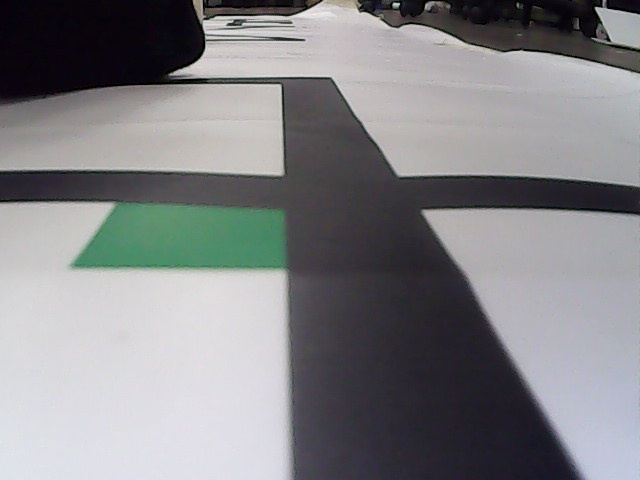
#> input picture deprecated_pi_stuff/random images/hsvcalibimage.jpg, 640 x 480 px, found by its file name
$ python testgs_collapse.py
#> lines starting #> are read from the running program, lines starting #| are printed output that depends on the picture; after the words box and inside, x2 and y2 are one past the last pixel; in counts of white or black regions, pixels touching at a corner belong together
import cv2
from MultiThread import WebcamStream
import numpy as np
import enum
# import time

height = 480

# [8 lines of commented-out code are left out]

u_black = 70

l_green = np.array([30, 90, 60], np.uint8)
u_green = np.array([85, 255, 255], np.uint8)


class Task(enum.Enum):
    EMPTY = 0
    LEFT_GREEN = 1
    RIGHT_GREEN = 2
    DOUBLE_GREEN = 3

curr = Task.EMPTY

# #* The following should be inside the loop

# frame_org = cv2.imread("hsvcalibimage.jpg")
# # frame_org = frame_org[crop_h:height, :]
# frame_bw = cv2.cvtColor(frame_org, cv2.COLOR_BGR2GRAY)
# frame_hsv = cv2.cvtColor(frame_org, cv2.COLOR_BGR2HSV)
# # cv2.imshow("frame_hsv", frame_hsv)

# #~ Presence of green square?
# green_mask = cv2.inRange(frame_hsv, l_green, u_green)
# frame_black = cv2.inRange(frame_bw, 0, u_black) - green_mask
# green_mask = green_mask[g_roi_lh:, :]
# green_sum = np.sum(green_mask)
# cv2.imshow("green mask", green_mask)


# if green_sum > green_minarea:

#     #~ Find x position of green
#     green_col = np.amax(green_mask, axis=0)
#     g_indices_h = np.where(green_col == 255)
#     gs_left = g_indices_h[0][0]
#     gs_right = g_indices_h[0][-1]
#     gs_centre = (gs_left + gs_right)/2

#     #~ Test if below or above line (SS)
#     green_row = np.amax(green_mask, axis=1)
#     g_indices_v = np.where(green_row == 255)
#     gs_top = g_indices_v[0][0]+g_roi_lh
#     # g_bot = g_indices_v[0][-1]
#     #^ another solution is skip these steps and input a fixed area
#     blackarea_abovegs = frame_black[gs_top-gs_b_sampleh-gs_b_sampleoffset:gs_top-gs_b_sampleoffset, gs_left:gs_right]
#     gs_blackpct = np.sum(blackarea_abovegs) / 255 / gs_b_sampleh / (gs_right-gs_left)
#     print("percatnage of black:", gs_blackpct)
#     cv2.imshow("black area above green square", blackarea_abovegs)

#     #~ GREEN SQUARE FOUND
#     if gs_blackpct > gs_minblackpct:

#         #~ Find x position of black
#         # black_leftofgs = frame_black[g_roi_lh:, :gs_left]
#         # black_rightofgs = frame_black[g_roi_lh:, gs_right:]
#         # black_leftsum = np.sum(black_leftofgs)
#         # black_rightsum = np.sum(black_rightofgs)

#         #~ Find x position of black (moments method)
#         black_besidegs = frame_black[g_roi_b_lh:, :]
#         cv2.imshow("black beside gs", black_besidegs)
#         blackM = cv2.moments(black_besidegs)
#         cx_black = int(blackM["m10"]/blackM["m00"]) if np.sum(black_besidegs) else 0 #theoretically divide by zero error should never happen
#         print(cx_black, gs_centre)

#         # print(black_leftsum, black_rightsum)

#         # #~ Identify type of green square
#         # if black_leftsum > 3000000 and black_rightsum > 3000000:
#         #     curr = Task.DOUBLE_GREEN
#         # elif black_leftsum > 3000000:
#         #     curr = Task.RIGHT_GREEN
#         # elif black_rightsum > 3000000:
#         #     curr = Task.LEFT_GREEN

#         #     #! NOT USED, MOMENTS LOGIC IS BEING USED


#         # #~ Identify type of green square (moments method)
#         if cx_black > gs_left and cx_black < gs_right and green_sum > 2*green_minarea:
#             curr = Task.DOUBLE_GREEN
#         elif cx_black > gs_centre:
#             curr = Task.LEFT_GREEN
#         elif cx_black < gs_centre:
#             curr = Task.RIGHT_GREEN
#         else:
#             print("hms")

#         cv2.imshow("green", frame_org[:, gs_left:gs_right])
#         # cv2.imshow("green", frame_hsv[g_top:g_bot, g_left:g_right])

# cv2.waitKey()

# print("task", curr)


#* TAKEN FROM PI LINETRACK

gs_roi_h = 400 #the crop height for gs #! increase after tuning
gs_bksampleoffset = 10 #offset sample above green squares
gs_bksampleh = 50
gs_minbkpct = 0.35 #! to be tuned
gs_minarea = 1000000 #? consider making this scaled by pixels (/255)

frame_org = cv2.imread("hsvcalibimage.jpg")
#> frame_org is the input picture: shape (480, 640, 3); mean B, G, R 134.9, 132, 131.8
frame_gray = cv2.cvtColor(frame_org, cv2.COLOR_BGR2GRAY)
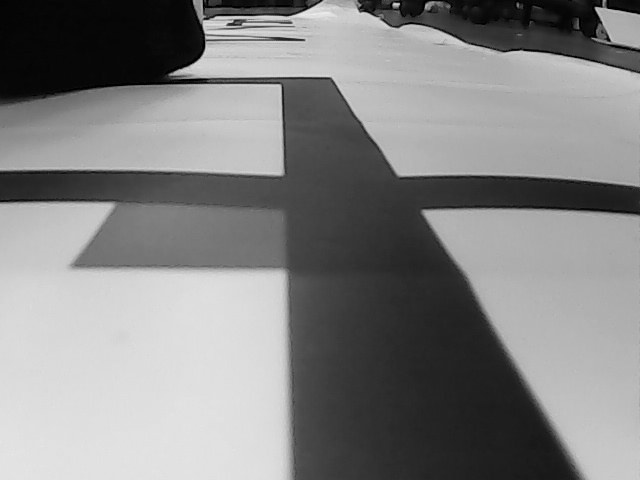
#> frame_gray: shape (480, 640); min 0, max 240, mean 132.3
frame_hsv = cv2.cvtColor(frame_org, cv2.COLOR_BGR2HSV)
#> frame_hsv: shape (480, 640, 3); mean H, S, V 108, 30.9, 137.7

mask_green = cv2.inRange(frame_hsv, l_green, u_green)
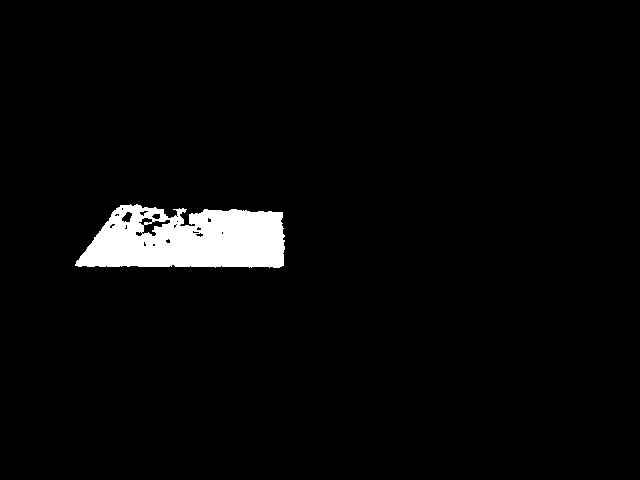
#> mask_green: shape (480, 640); 3.3% white; 1 white region, box (x1, y1, x2, y2) and area: (75, 204, 285, 268) 10215
mask_gs = mask_green[gs_roi_h:, :]
#> mask_gs: shape (80, 640); every value is 0
gs_sum = np.sum(mask_gs)
#> gs_sum = 0
# print(gs_sum) #& debug green min area

mask_black = cv2.inRange(frame_gray, 0, u_black) - mask_green
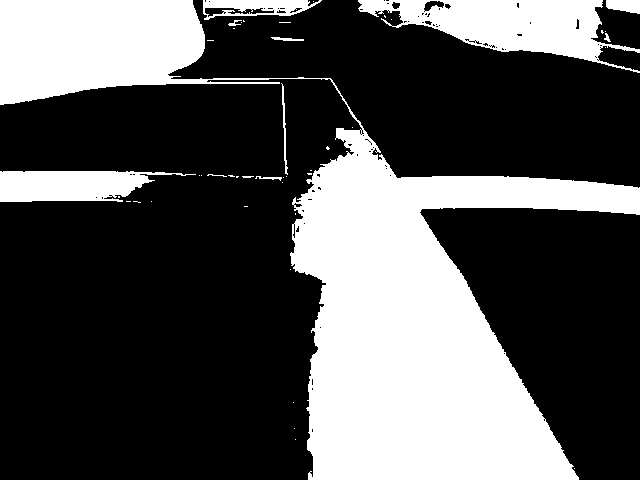
#> mask_black: shape (480, 640); min 0, max 255, mean 82.1
# cv2.imshow('black frame', black_mask) #& debug black mask

if gs_sum > gs_minarea:

    #~ Find x positions of green
    green_col = np.amax(mask_gs, axis=0)
    g_indices_h = np.where(green_col==255) #h for horiontal
    gs_left = g_indices_h[0][0]
    gs_right = g_indices_h[0][-1]
    # cv2.imshow("Green bounding box", frame_org[:, gs_left:gs_right]) #& debug green bounds

    #~ Find y position of green (Can cut processing time here by putting fixed constant instead)
    green_row = np.amax(mask_gs, axis=1)
    g_indices_v = np.where(green_row==255) #v for vertical
    gs_top = g_indices_v[0][0] + gs_roi_h

    #~ Test if below or above line
    gs_bkabove = mask_black[gs_top - gs_bksampleoffset - gs_bksampleh : gs_top - gs_bksampleoffset, gs_left : gs_right]
    gs_bkpct = np.sum(gs_bkabove) / 255 / gs_bksampleh / (gs_right - gs_left)
    print("Percentage of black above green:", gs_bkpct) #& debug green's black
    cv2.imshow("black area above green square", gs_bkabove)
    cv2.imshow("black area above green in orig frame", frame_org[gs_top - gs_bksampleoffset - gs_bksampleh : gs_top - gs_bksampleoffset, gs_left : gs_right])

    #~ GREEM SQUARE FOUND
    if gs_bkpct > gs_minbkpct:

        #~ Find x position of green
        gs_centre = (gs_left + gs_right) / 2

        #~ Find x position of black
        gs_bkbeside = mask_black[gs_roi_h:, :]
        blackM = cv2.moments(gs_bkbeside)
        cx_black = int(blackM["m10"]/blackM["m00"]) if np.sum(gs_bkbeside) else 0 #theoretically divide by zero error should never happen
        # cv2.imshow("Black beside green squares", gs_bkbeside) #& debug green type triggered
        print("Black x-centre:", cx_black)
        print("Green x-centre:", gs_centre)

        #~ Identify type of green square
        if cx_black > gs_left and cx_black < gs_right and gs_sum > 2 * gs_minarea:
            curr = Task.DOUBLE_GREEN
        elif cx_black > gs_centre:
            curr = Task.LEFT_GREEN
        elif cx_black < gs_centre:
            curr = Task.RIGHT_GREEN

print(curr)

cv2.waitKey()
